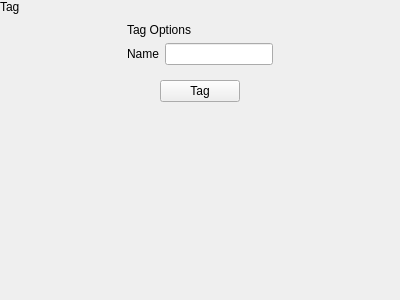
<?xml version="1.0" encoding="UTF-8"?>
<ui version="4.0">
 <class>NewTagPopover</class>
 <widget class="QWidget" name="NewTagPopover">
  <property name="geometry">
   <rect>
    <x>0</x>
    <y>0</y>
    <width>400</width>
    <height>300</height>
   </rect>
  </property>
  <property name="windowTitle">
   <string>Form</string>
  </property>
  <layout class="QVBoxLayout" name="verticalLayout">
   <property name="spacing">
    <number>0</number>
   </property>
   <property name="leftMargin">
    <number>0</number>
   </property>
   <property name="topMargin">
    <number>0</number>
   </property>
   <property name="rightMargin">
    <number>0</number>
   </property>
   <property name="bottomMargin">
    <number>0</number>
   </property>
   <item>
    <widget class="tTitleLabel" name="titleLabel">
     <property name="text">
      <string>Tag</string>
     </property>
    </widget>
   </item>
   <item alignment="Qt::AlignHCenter">
    <widget class="QWidget" name="tagOptionsWidget" native="true">
     <layout class="QGridLayout" name="gridLayout">
      <item row="1" column="0">
       <widget class="QLabel" name="label_3">
        <property name="text">
         <string>Name</string>
        </property>
       </widget>
      </item>
      <item row="2" column="1">
       <widget class="QWidget" name="urlContainer" native="true">
        <property name="autoFillBackground">
         <bool>true</bool>
        </property>
        <layout class="QHBoxLayout" name="horizontalLayout_2">
         <property name="spacing">
          <number>0</number>
         </property>
         <property name="leftMargin">
          <number>0</number>
         </property>
         <property name="topMargin">
          <number>0</number>
         </property>
         <property name="rightMargin">
          <number>0</number>
         </property>
         <property name="bottomMargin">
          <number>0</number>
         </property>
        </layout>
       </widget>
      </item>
      <item row="0" column="0" colspan="2">
       <widget class="tSubtitleLabel" name="label_2">
        <property name="text">
         <string>Tag Options</string>
        </property>
       </widget>
      </item>
      <item row="1" column="1">
       <widget class="QWidget" name="nameContainer" native="true">
        <property name="autoFillBackground">
         <bool>true</bool>
        </property>
        <layout class="QHBoxLayout" name="horizontalLayout">
         <property name="spacing">
          <number>0</number>
         </property>
         <property name="leftMargin">
          <number>0</number>
         </property>
         <property name="topMargin">
          <number>0</number>
         </property>
         <property name="rightMargin">
          <number>0</number>
         </property>
         <property name="bottomMargin">
          <number>0</number>
         </property>
         <item>
          <widget class="QLineEdit" name="nameBox"/>
         </item>
        </layout>
       </widget>
      </item>
     </layout>
    </widget>
   </item>
   <item alignment="Qt::AlignHCenter">
    <widget class="tStatusFrame" name="statusFrame">
     <property name="frameShape">
      <enum>QFrame::StyledPanel</enum>
     </property>
     <property name="frameShadow">
      <enum>QFrame::Raised</enum>
     </property>
    </widget>
   </item>
   <item alignment="Qt::AlignHCenter">
    <widget class="QPushButton" name="tagButton">
     <property name="text">
      <string>Tag</string>
     </property>
    </widget>
   </item>
   <item>
    <spacer name="verticalSpacer">
     <property name="orientation">
      <enum>Qt::Vertical</enum>
     </property>
     <property name="sizeHint" stdset="0">
      <size>
       <width>20</width>
       <height>178</height>
      </size>
     </property>
    </spacer>
   </item>
  </layout>
 </widget>
 <customwidgets>
  <customwidget>
   <class>tTitleLabel</class>
   <extends>QLabel</extends>
   <header location="global">ttitlelabel.h</header>
   <slots>
    <signal>backButtonClicked()</signal>
   </slots>
  </customwidget>
  <customwidget>
   <class>tSubtitleLabel</class>
   <extends>QLabel</extends>
   <header location="global">tsubtitlelabel.h</header>
  </customwidget>
  <customwidget>
   <class>tStatusFrame</class>
   <extends>QFrame</extends>
   <header location="global">tstatusframe.h</header>
   <container>1</container>
  </customwidget>
 </customwidgets>
 <resources/>
 <connections/>
</ui>
